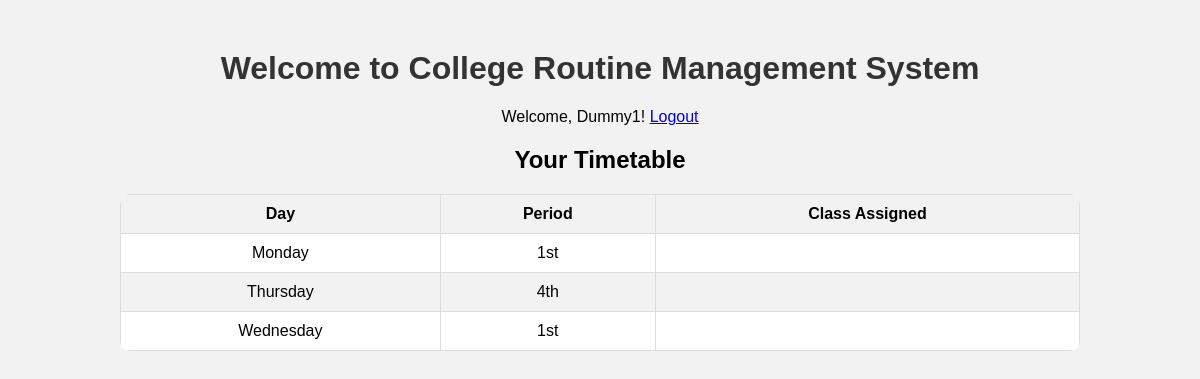
Screenshot of / (signed in) with the database file from the repository.
### Routine/models.py (models this page shows, shortened)
class Schedule(models.Model):
    day = models.ForeignKey(Day, on_delete=models.CASCADE)
    time_slot = models.ForeignKey(TimeSlot, on_delete=models.CASCADE)
    faculty = models.ForeignKey(Faculty, on_delete=models.CASCADE)
    classroom = models.ForeignKey(Class, on_delete=models.CASCADE)

class Day(models.Model):
    day_choices = [
        ('Monday', 'Monday'),
        ('Tuesday', 'Tuesday'),
        ('Wednesday', 'Wednesday'),
        ('Thursday', 'Thursday'),
        ('Friday', 'Friday'),
    ]
    day = models.CharField(max_length=10, choices=day_choices)
    def __str__(self):
        return self.day

class TimeSlot(models.Model):
    slot_choices = [
        ('1st', '1st (09.30‐10.20)'),
        ('2nd', '2nd (10.20‐11.10)'),
        ('3rd', '3rd (11.10‐12.00)'),
        ('4th', '4th (12.00‐12.50)'),
        ('5th', '5th (1.40‐02.30)'),
        ('6th', '6th (02.30‐03.20)'),
        ('7th', '7th (03.20-04.10)'),
        ('8th', '8th (04.10-05.00)'),
    ]
    slot = models.CharField(max_length=5, choices=slot_choices)
    def __str__(self):
        return self.slot

### Routine/views.py (the view)
# urls.py: path('', views.index, name='index'),  # Placeholder for the homepage
def index(request):
    if request.user.is_superuser:
        return redirect('admin_dashboard')
    else:
        if request.user.is_authenticated:
            faculty = Faculty.objects.get(user=request.user)
            schedules = Schedule.objects.filter(faculty=faculty)
            context = {'schedules': schedules}
            return render(request, 'Routine/index.html', context)
        else:
            return redirect('login')

### Routine/templates/Routine/index.html (shortened to what this page needs)
<!DOCTYPE html>
<html lang="en">
<head>
</head>
<body>
    <h1>Welcome to College Routine Management System</h1>
    {% if user.is_authenticated %}
        {% if user.is_superuser %}
            <p>Welcome, {{ user.username }}! <a href="{% url 'logout' %}">Logout</a></p>
        {% else %}
            <p>Welcome, {{ user.username }}! <a href="{% url 'logout' %}">Logout</a></p>
            <div class="timetable-container">
                <h2>Your Timetable</h2>
                {% if schedules %}
                    <table>
                        <thead>
                            <tr>
                                <th>Day</th>
                                <th>Period</th>
                                <th>Class Assigned</th>
                            </tr>
                        </thead>
                        <tbody>
                            {% for schedule in schedules %}
                            <tr>
                                <td>{{ schedule.day }}</td>
                                <td>{{ schedule.time_slot }}</td>
                                <td>{{ schedule.class_assigned }}</td>
                            </tr>
                            {% endfor %}
                        </tbody>
                    </table>
                {% else %}
                    <p class="no-timetable">No timetable available.</p>
                {% endif %}
            </div>
        {% endif %}
    {% else %}
        <p class="login-link"><a href="{% url 'login' %}">Login</a></p>
    {% endif %}
</body>
</html>

### Routine/templates/Routine/index.html (style rules this page uses)
body { font-family: Arial, sans-serif; margin: 0; padding: 0; background-color: #f2f2f2; }
h1 { text-align: center; margin-top: 50px; color: #333; }
p { text-align: center; margin-top: 20px; }
table { margin: 0 auto; border-collapse: collapse; width: 80%; background-color: #fff; border-radius: 10px; overflow: hidden; }
th, td { padding: 10px; text-align: center; border: 1px solid #ddd; }
th { background-color: #f2f2f2; }
tbody tr:nth-child(even) { background-color: #f2f2f2; }
.timetable-container { text-align: center; margin-top: 20px; }

### rows the page displays
Schedule: day "Monday", time_slot "1st"
Schedule: day "Thursday", time_slot "4th"
Schedule: day "Wednesday", time_slot "1st"

### other values shown
{{ user.username }} "Dummy1"
